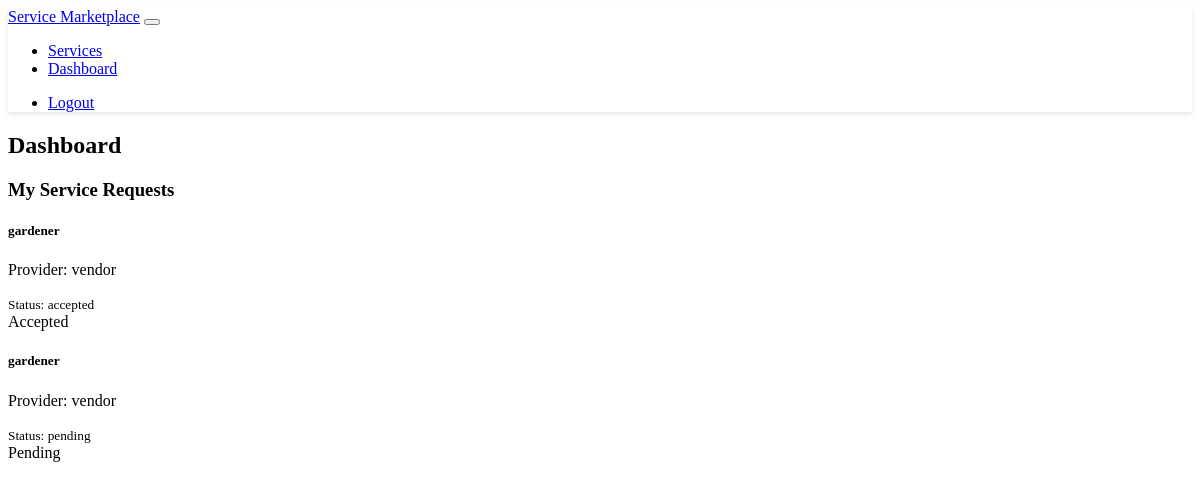
Page /dashboard (signed in) on the earlier database version.
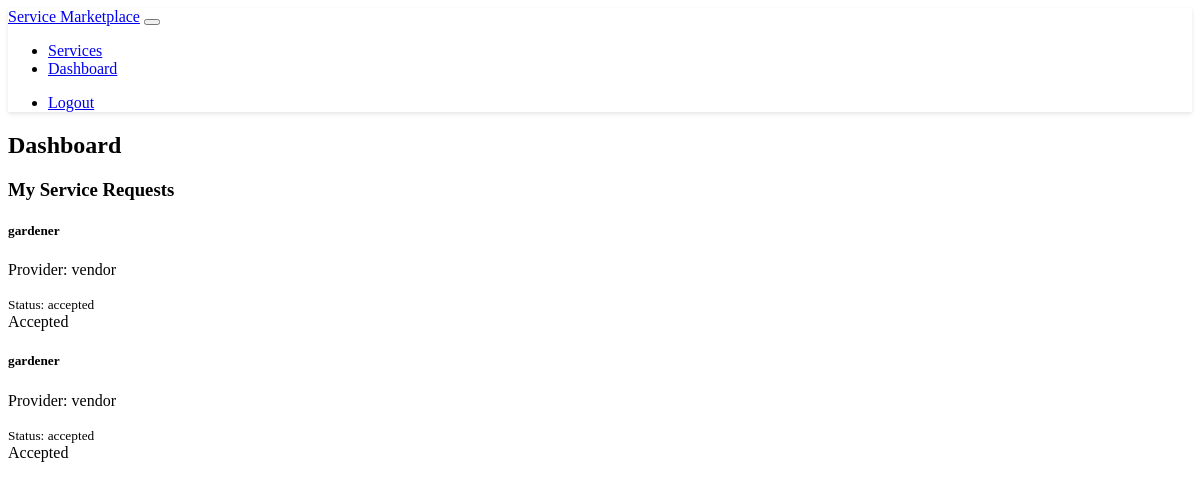
Same page on the later database version.
### models.py (models this page shows, shortened)
class ServiceRequest(db.Model):
    id = db.Column(db.Integer, primary_key=True)
    service_id = db.Column(db.Integer, db.ForeignKey('service.id'), nullable=False)
    client_id = db.Column(db.Integer, db.ForeignKey('user.id'), nullable=False)
    status = db.Column(db.String(20), default='pending')  # pending, accepted, declined, completed
    created_at = db.Column(db.DateTime, default=datetime.utcnow)
    client = db.relationship('User', backref='requested_services', lazy=True, foreign_keys=[client_id])

class Service(db.Model):
    id = db.Column(db.Integer, primary_key=True)
    title = db.Column(db.String(100), nullable=False)
    description = db.Column(db.Text, nullable=False)
    rate = db.Column(db.Float, nullable=False)
    provider_id = db.Column(db.Integer, db.ForeignKey('user.id'), nullable=False)
    created_at = db.Column(db.DateTime, default=datetime.utcnow)
    requests = db.relationship('ServiceRequest', backref='service', lazy=True)

class User(UserMixin, db.Model):
    id = db.Column(db.Integer, primary_key=True)
    username = db.Column(db.String(64), unique=True, nullable=False)
    email = db.Column(db.String(120), unique=True, nullable=False)
    password_hash = db.Column(db.String(256))
    is_provider = db.Column(db.Boolean, default=False)
    latitude = db.Column(db.Float)
    longitude = db.Column(db.Float)
    services = db.relationship('Service', backref='provider', lazy=True)

### routes.py (the view)
@app.route('/dashboard')
@login_required
def dashboard():
    if current_user.is_provider:
        services = Service.query.filter_by(provider_id=current_user.id).all()
        requests = ServiceRequest.query.filter(
            ServiceRequest.service_id.in_([s.id for s in services])
        ).all()
    else:
        requests = ServiceRequest.query.filter_by(client_id=current_user.id).all()
        services = []
    return render_template('dashboard.html', services=services, requests=requests)

### models.py (called while the page is built)
@login_manager.user_loader
def load_user(id):
    return User.query.get(int(id))

### templates/dashboard.html
{% extends "base.html" %}
{% block content %}
<div class="container">
    <div class="row mb-4">
        <div class="col">
            <h2>Dashboard</h2>
        </div>
    </div>
    {% if current_user.is_provider %}
    <div class="row mb-4">
        <div class="col">
            <div class="d-flex justify-content-between align-items-center mb-3">
                <h3>My Services</h3>
                <a href="{{ url_for('add_service') }}" class="btn btn-primary">Add New Service</a>
            </div>
            {% if services %}
            <div class="list-group">
                {% for service in services %}
                <div class="list-group-item">
                    <div class="d-flex w-100 justify-content-between align-items-center">
                        <div>
                            <h5 class="mb-1">{{ service.title }}</h5>
                            <p class="mb-1">{{ service.description }}</p>
                            <small class="text-muted">Rate: ${{ "%.2f"|format(service.rate) }}/hr</small>
                        </div>
                        <div class="btn-group" role="group">
                            <a href="{{ url_for('edit_service', service_id=service.id) }}"
                               class="btn btn-outline-primary btn-sm">Edit</a>
                            <form action="{{ url_for('delete_service', service_id=service.id) }}"
                                  method="POST" class="d-inline"
                                  onsubmit="return confirm('Are you sure you want to delete this service?');">
                                <button type="submit" class="btn btn-outline-danger btn-sm">Delete</button>
                            </form>
                        </div>
                    </div>
                </div>
                {% endfor %}
            </div>
            {% else %}
            <div class="alert alert-info">
                You haven't added any services yet. Click the "Add New Service" button to get started.
            </div>
            {% endif %}
        </div>
    </div>
    <div class="row">
        <div class="col">
            <h3>Service Requests</h3>
            {% if requests %}
            <div class="list-group">
                {% for request in requests %}
                <div class="list-group-item">
                    <div class="d-flex w-100 justify-content-between align-items-center">
                        <div>
                            <h5 class="mb-1">{{ request.service.title if request.service else 'Unknown Service' }}</h5>
                            <p class="mb-1">Requested by: {{ request.client.username if request.client else 'Unknown User' }}</p>
                            <small class="text-muted">Status: {{ request.status }}</small>
                        </div>
                        {% if request.status == 'pending' %}
                        <div class="btn-group" role="group">
                            <form action="{{ url_for('update_request_status', request_id=request.id, status='accepted') }}"
                                  method="POST" class="d-inline">
                                <button type="submit" class="btn btn-success btn-sm">Accept</button>
                            </form>
                            <form action="{{ url_for('update_request_status', request_id=request.id, status='declined') }}"
                                  method="POST" class="d-inline">
                                <button type="submit" class="btn btn-danger btn-sm">Decline</button>
                            </form>
                        </div>
                        {% endif %}
                    </div>
                </div>
                {% endfor %}
            </div>
            {% else %}
            <div class="alert alert-info">No service requests at the moment.</div>
            {% endif %}
        </div>
    </div>
    {% else %}
    <div class="row">
        <div class="col">
            <h3>My Service Requests</h3>
            {% if requests %}
            <div class="list-group">
                {% for request in requests %}
                <div class="list-group-item">
                    <div class="d-flex w-100 justify-content-between align-items-center">
                        <div>
                            <h5 class="mb-1">{{ request.service.title if request.service else 'Unknown Service' }}</h5>
                            <p class="mb-1">Provider: {{ request.service.provider.username if request.service and request.service.provider else 'Unknown Provider' }}</p>
                            <small class="text-muted">Status: {{ request.status }}</small>
                        </div>
                        {% if request.status == 'accepted' %}
                        <span class="badge bg-success">Accepted</span>
                        {% elif request.status == 'declined' %}
                        <span class="badge bg-danger">Declined</span>
                        {% else %}
                        <span class="badge bg-warning">Pending</span>
                        {% endif %}
                    </div>
                </div>
                {% endfor %}
            </div>
            {% else %}
            <div class="alert alert-info">You haven't made any service requests yet.</div>
            {% endif %}
        </div>
    </div>
    {% endif %}
</div>
{% endblock %}

### templates/base.html (shortened to what this page needs)
<!DOCTYPE html>
<html lang="en" data-bs-theme="dark">
<head>
    <link rel="stylesheet" href="https://cdn.replit.com/agent/bootstrap-agent-dark-theme.min.css">
    <link rel="stylesheet" href="https://unpkg.com/leaflet@1.7.1/dist/leaflet.css">
    <link rel="stylesheet" href="{{ url_for('static', filename='css/custom.css') }}">
</head>
<body>
    <nav class="navbar navbar-expand-lg navbar-dark bg-dark mb-4">
        <div class="container">
            <a class="navbar-brand" href="{{ url_for('index') }}">Service Marketplace</a>
            <button class="navbar-toggler" type="button" data-bs-toggle="collapse" data-bs-target="#navbarNav">
            </button>
            <div class="collapse navbar-collapse" id="navbarNav">
                <ul class="navbar-nav me-auto">
                    <li class="nav-item">
                        <a class="nav-link" href="{{ url_for('service_list') }}">Services</a>
                    </li>
                    {% if current_user.is_authenticated %}
                    <li class="nav-item">
                        <a class="nav-link" href="{{ url_for('dashboard') }}">Dashboard</a>
                    </li>
                    {% endif %}
                </ul>
                <ul class="navbar-nav">
                    {% if current_user.is_authenticated %}
                    <li class="nav-item">
                        <a class="nav-link" href="{{ url_for('logout') }}">Logout</a>
                    </li>
                    {% endif %}
                </ul>
            </div>
        </div>
    </nav>
    <div class="container">
        {% block content %}{% endblock %}
    </div>
</body>
</html>

### static/css/custom.css (style rules this page uses)
.navbar { box-shadow: 0 2px 4px rgba(0, 0, 0, 0.1); }
.list-group-item { background-color: var(--bs-dark); border-color: var(--bs-border-color); }

Differences in the rows shown:
changed ServiceRequest (number 2 of 2 on the later page): status "pending" → "accepted"; status "Pending" → "Accepted"
